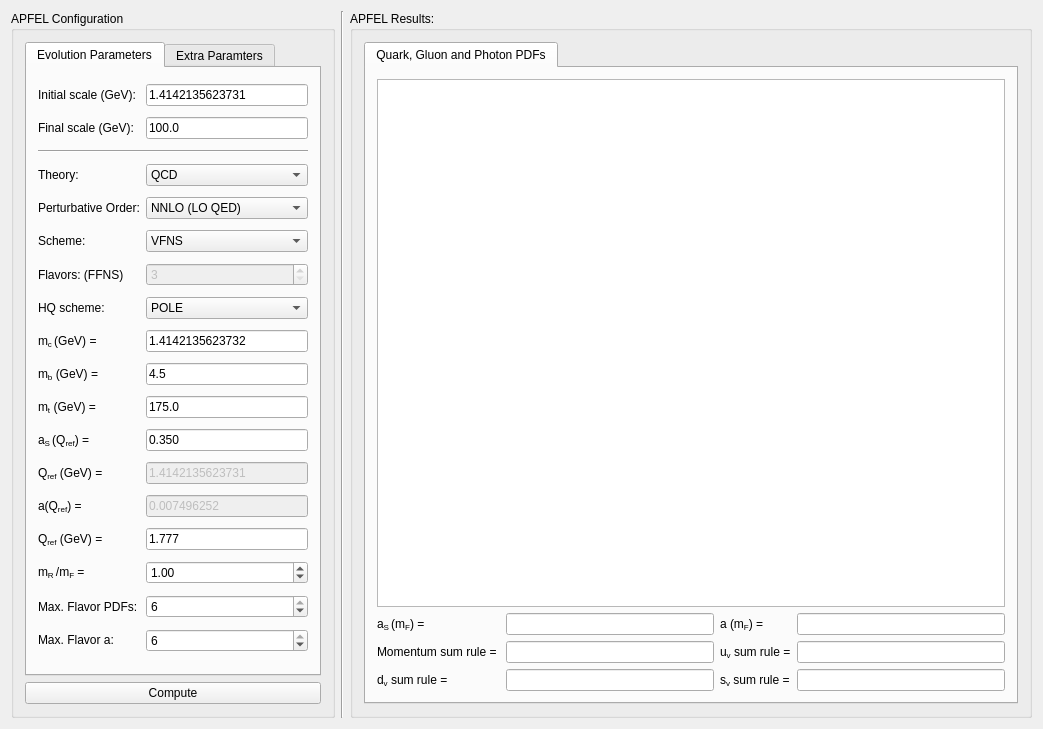
<?xml version="1.0" encoding="UTF-8"?>
<ui version="4.0">
 <class>MainWindow</class>
 <widget class="QMainWindow" name="MainWindow">
  <property name="geometry">
   <rect>
    <x>0</x>
    <y>0</y>
    <width>1043</width>
    <height>729</height>
   </rect>
  </property>
  <property name="sizePolicy">
   <sizepolicy hsizetype="Fixed" vsizetype="Fixed">
    <horstretch>0</horstretch>
    <verstretch>0</verstretch>
   </sizepolicy>
  </property>
  <property name="windowTitle">
   <string>APFEL GUI</string>
  </property>
  <property name="windowIcon">
   <iconset resource="resource.qrc">
    <normaloff>:/new/prefix1/logo.png</normaloff>:/new/prefix1/logo.png</iconset>
  </property>
  <widget class="QWidget" name="centralWidget">
   <layout class="QGridLayout" name="gridLayout_4">
    <item row="0" column="1">
     <widget class="Line" name="line">
      <property name="orientation">
       <enum>Qt::Vertical</enum>
      </property>
     </widget>
    </item>
    <item row="0" column="2">
     <widget class="QGroupBox" name="groupBox_2">
      <property name="title">
       <string>APFEL Results:</string>
      </property>
      <layout class="QGridLayout" name="gridLayout_2">
       <item row="0" column="0" colspan="2">
        <widget class="QTabWidget" name="tabWidget">
         <property name="minimumSize">
          <size>
           <width>650</width>
           <height>400</height>
          </size>
         </property>
         <property name="currentIndex">
          <number>0</number>
         </property>
         <widget class="QWidget" name="tab">
          <attribute name="title">
           <string>Quark, Gluon and Photon PDFs</string>
          </attribute>
          <layout class="QGridLayout" name="gridLayout_3">
           <item row="1" column="0">
            <widget class="QLabel" name="label_10">
             <property name="text">
              <string>&lt;html&gt;&lt;head/&gt;&lt;body&gt;&lt;p&gt;&lt;span style=&quot; font-family:'Symbol';&quot;&gt;a&lt;/span&gt;&lt;span style=&quot; vertical-align:sub;&quot;&gt;S &lt;/span&gt;(&lt;span style=&quot; font-family:'Symbol';&quot;&gt;m&lt;/span&gt;&lt;span style=&quot; vertical-align:sub;&quot;&gt;F&lt;/span&gt;) =&lt;/p&gt;&lt;/body&gt;&lt;/html&gt;</string>
             </property>
            </widget>
           </item>
           <item row="1" column="1">
            <widget class="QLineEdit" name="lineEdit_3">
             <property name="readOnly">
              <bool>true</bool>
             </property>
            </widget>
           </item>
           <item row="1" column="2">
            <widget class="QLabel" name="label_11">
             <property name="text">
              <string>&lt;html&gt;&lt;head/&gt;&lt;body&gt;&lt;p&gt;&lt;span style=&quot; font-family:'Symbol';&quot;&gt;a &lt;/span&gt;(&lt;span style=&quot; font-family:'Symbol';&quot;&gt;m&lt;/span&gt;&lt;span style=&quot; vertical-align:sub;&quot;&gt;F&lt;/span&gt;) =&lt;/p&gt;&lt;/body&gt;&lt;/html&gt;</string>
             </property>
            </widget>
           </item>
           <item row="1" column="3">
            <widget class="QLineEdit" name="lineEdit_4">
             <property name="readOnly">
              <bool>true</bool>
             </property>
            </widget>
           </item>
           <item row="2" column="0">
            <widget class="QLabel" name="label_12">
             <property name="text">
              <string>&lt;html&gt;&lt;head/&gt;&lt;body&gt;&lt;p&gt;Momentum sum rule = &lt;/p&gt;&lt;/body&gt;&lt;/html&gt;</string>
             </property>
            </widget>
           </item>
           <item row="2" column="1">
            <widget class="QLineEdit" name="lineEdit_5">
             <property name="readOnly">
              <bool>true</bool>
             </property>
            </widget>
           </item>
           <item row="2" column="2">
            <widget class="QLabel" name="label_13">
             <property name="text">
              <string>&lt;html&gt;&lt;head/&gt;&lt;body&gt;&lt;p&gt;u&lt;span style=&quot; vertical-align:sub;&quot;&gt;v&lt;/span&gt; sum rule =&lt;/p&gt;&lt;/body&gt;&lt;/html&gt;</string>
             </property>
            </widget>
           </item>
           <item row="2" column="3">
            <widget class="QLineEdit" name="lineEdit_6">
             <property name="readOnly">
              <bool>true</bool>
             </property>
            </widget>
           </item>
           <item row="3" column="0">
            <widget class="QLabel" name="label_14">
             <property name="text">
              <string>&lt;html&gt;&lt;head/&gt;&lt;body&gt;&lt;p&gt;d&lt;span style=&quot; vertical-align:sub;&quot;&gt;v&lt;/span&gt; sum rule =&lt;/p&gt;&lt;/body&gt;&lt;/html&gt;</string>
             </property>
            </widget>
           </item>
           <item row="3" column="1">
            <widget class="QLineEdit" name="lineEdit_7">
             <property name="readOnly">
              <bool>true</bool>
             </property>
            </widget>
           </item>
           <item row="3" column="2">
            <widget class="QLabel" name="label_15">
             <property name="text">
              <string>&lt;html&gt;&lt;head/&gt;&lt;body&gt;&lt;p&gt;s&lt;span style=&quot; vertical-align:sub;&quot;&gt;v&lt;/span&gt; sum rule =&lt;/p&gt;&lt;/body&gt;&lt;/html&gt;</string>
             </property>
            </widget>
           </item>
           <item row="3" column="3">
            <widget class="QLineEdit" name="lineEdit_8">
             <property name="readOnly">
              <bool>true</bool>
             </property>
            </widget>
           </item>
           <item row="0" column="0" colspan="4">
            <widget class="QGraphicsView" name="graphicsView">
             <property name="sizePolicy">
              <sizepolicy hsizetype="Preferred" vsizetype="Preferred">
               <horstretch>0</horstretch>
               <verstretch>0</verstretch>
              </sizepolicy>
             </property>
             <property name="minimumSize">
              <size>
               <width>628</width>
               <height>499</height>
              </size>
             </property>
            </widget>
           </item>
          </layout>
         </widget>
        </widget>
       </item>
      </layout>
     </widget>
    </item>
    <item row="0" column="0">
     <widget class="QGroupBox" name="groupBox">
      <property name="title">
       <string>APFEL Configuration</string>
      </property>
      <layout class="QGridLayout" name="gridLayout_7">
       <item row="1" column="0">
        <widget class="QPushButton" name="pushButton">
         <property name="text">
          <string>Compute</string>
         </property>
        </widget>
       </item>
       <item row="0" column="0">
        <widget class="QTabWidget" name="tabWidget_2">
         <property name="currentIndex">
          <number>0</number>
         </property>
         <widget class="QWidget" name="tab_3">
          <attribute name="title">
           <string>Evolution Parameters</string>
          </attribute>
          <layout class="QGridLayout" name="gridLayout_5">
           <item row="3" column="0">
            <widget class="QLabel" name="label_3">
             <property name="text">
              <string>Theory:</string>
             </property>
            </widget>
           </item>
           <item row="4" column="1">
            <widget class="QComboBox" name="comboBox_2">
             <property name="currentIndex">
              <number>2</number>
             </property>
             <item>
              <property name="text">
               <string>LO (LO QED)</string>
              </property>
             </item>
             <item>
              <property name="text">
               <string>NLO (LO QED)</string>
              </property>
             </item>
             <item>
              <property name="text">
               <string>NNLO (LO QED)</string>
              </property>
             </item>
            </widget>
           </item>
           <item row="8" column="0">
            <widget class="QLabel" name="label_20">
             <property name="text">
              <string>&lt;html&gt;&lt;head/&gt;&lt;body&gt;&lt;p&gt;m&lt;span style=&quot; vertical-align:sub;&quot;&gt;c &lt;/span&gt; (GeV) =&lt;/p&gt;&lt;/body&gt;&lt;/html&gt;</string>
             </property>
            </widget>
           </item>
           <item row="7" column="0">
            <widget class="QLabel" name="label_6">
             <property name="text">
              <string>HQ scheme:</string>
             </property>
            </widget>
           </item>
           <item row="9" column="0">
            <widget class="QLabel" name="label_21">
             <property name="text">
              <string>&lt;html&gt;&lt;head/&gt;&lt;body&gt;&lt;p&gt;m&lt;span style=&quot; vertical-align:sub;&quot;&gt;b&lt;/span&gt; (GeV) =&lt;/p&gt;&lt;/body&gt;&lt;/html&gt;</string>
             </property>
            </widget>
           </item>
           <item row="4" column="0">
            <widget class="QLabel" name="label_4">
             <property name="text">
              <string>Perturbative Order:</string>
             </property>
            </widget>
           </item>
           <item row="13" column="0">
            <widget class="QLabel" name="label_18">
             <property name="text">
              <string>&lt;html&gt;&lt;head/&gt;&lt;body&gt;&lt;p&gt;&lt;span style=&quot; font-family:'Symbol';&quot;&gt;a&lt;/span&gt;&lt;span style=&quot; vertical-align:sub;&quot;/&gt;(Q&lt;span style=&quot; vertical-align:sub;&quot;&gt;ref&lt;/span&gt;) =&lt;/p&gt;&lt;/body&gt;&lt;/html&gt;</string>
             </property>
            </widget>
           </item>
           <item row="14" column="0">
            <widget class="QLabel" name="label_19">
             <property name="text">
              <string>&lt;html&gt;&lt;head/&gt;&lt;body&gt;&lt;p&gt;Q&lt;span style=&quot; vertical-align:sub;&quot;&gt;ref&lt;/span&gt; (GeV) =&lt;/p&gt;&lt;/body&gt;&lt;/html&gt;</string>
             </property>
            </widget>
           </item>
           <item row="12" column="0">
            <widget class="QLabel" name="label_17">
             <property name="text">
              <string>&lt;html&gt;&lt;head/&gt;&lt;body&gt;&lt;p&gt;Q&lt;span style=&quot; vertical-align:sub;&quot;&gt;ref&lt;/span&gt; (GeV) =&lt;/p&gt;&lt;/body&gt;&lt;/html&gt;</string>
             </property>
            </widget>
           </item>
           <item row="7" column="1">
            <widget class="QComboBox" name="comboBox_4">
             <property name="enabled">
              <bool>true</bool>
             </property>
             <item>
              <property name="text">
               <string>POLE</string>
              </property>
             </item>
             <item>
              <property name="text">
               <string>MSbar</string>
              </property>
             </item>
            </widget>
           </item>
           <item row="16" column="1">
            <widget class="QSpinBox" name="spinBox_2">
             <property name="minimum">
              <number>3</number>
             </property>
             <property name="maximum">
              <number>6</number>
             </property>
             <property name="value">
              <number>6</number>
             </property>
            </widget>
           </item>
           <item row="5" column="0">
            <widget class="QLabel" name="label_5">
             <property name="text">
              <string>Scheme:</string>
             </property>
            </widget>
           </item>
           <item row="3" column="1">
            <widget class="QComboBox" name="comboBox">
             <item>
              <property name="text">
               <string>QCD</string>
              </property>
             </item>
             <item>
              <property name="text">
               <string>QED</string>
              </property>
             </item>
             <item>
              <property name="text">
               <string>QECDP</string>
              </property>
             </item>
             <item>
              <property name="text">
               <string>QCEDP</string>
              </property>
             </item>
             <item>
              <property name="text">
               <string>QavDP</string>
              </property>
             </item>
             <item>
              <property name="text">
               <string>QECDS</string>
              </property>
             </item>
             <item>
              <property name="text">
               <string>QCEDS</string>
              </property>
             </item>
             <item>
              <property name="text">
               <string>QavDS</string>
              </property>
             </item>
            </widget>
           </item>
           <item row="2" column="0" colspan="2">
            <widget class="Line" name="line_2">
             <property name="orientation">
              <enum>Qt::Horizontal</enum>
             </property>
            </widget>
           </item>
           <item row="17" column="0">
            <widget class="QLabel" name="label_25">
             <property name="text">
              <string>&lt;html&gt;&lt;head/&gt;&lt;body&gt;&lt;p&gt;Max. Flavor &lt;span style=&quot; font-family:'Symbol';&quot;&gt;a:&lt;/span&gt;&lt;/p&gt;&lt;/body&gt;&lt;/html&gt;</string>
             </property>
            </widget>
           </item>
           <item row="17" column="1">
            <widget class="QSpinBox" name="spinBox_3">
             <property name="minimum">
              <number>3</number>
             </property>
             <property name="maximum">
              <number>6</number>
             </property>
             <property name="value">
              <number>6</number>
             </property>
            </widget>
           </item>
           <item row="0" column="0">
            <widget class="QLabel" name="label">
             <property name="text">
              <string>Initial scale (GeV):</string>
             </property>
            </widget>
           </item>
           <item row="15" column="0">
            <widget class="QLabel" name="label_23">
             <property name="text">
              <string>&lt;html&gt;&lt;head/&gt;&lt;body&gt;&lt;p&gt;&lt;span style=&quot; font-family:'Symbol';&quot;&gt;m&lt;/span&gt;&lt;span style=&quot; vertical-align:sub;&quot;&gt;R &lt;/span&gt;/&lt;span style=&quot; vertical-align:sub;&quot;/&gt;&lt;span style=&quot; font-family:'Symbol';&quot;&gt;m&lt;/span&gt;&lt;span style=&quot; vertical-align:sub;&quot;&gt;F&lt;/span&gt; =&lt;/p&gt;&lt;/body&gt;&lt;/html&gt;</string>
             </property>
            </widget>
           </item>
           <item row="15" column="1">
            <widget class="QDoubleSpinBox" name="doubleSpinBox_10">
             <property name="value">
              <double>1.000000000000000</double>
             </property>
            </widget>
           </item>
           <item row="6" column="0">
            <widget class="QLabel" name="label_9">
             <property name="text">
              <string>Flavors: (FFNS)</string>
             </property>
            </widget>
           </item>
           <item row="16" column="0">
            <widget class="QLabel" name="label_24">
             <property name="text">
              <string>Max. Flavor PDFs:</string>
             </property>
            </widget>
           </item>
           <item row="10" column="0">
            <widget class="QLabel" name="label_22">
             <property name="text">
              <string>&lt;html&gt;&lt;head/&gt;&lt;body&gt;&lt;p&gt;m&lt;span style=&quot; vertical-align:sub;&quot;&gt;t&lt;/span&gt; (GeV) =&lt;/p&gt;&lt;/body&gt;&lt;/html&gt;</string>
             </property>
            </widget>
           </item>
           <item row="1" column="0">
            <widget class="QLabel" name="label_2">
             <property name="text">
              <string>Final scale (GeV):</string>
             </property>
            </widget>
           </item>
           <item row="11" column="0">
            <widget class="QLabel" name="label_16">
             <property name="text">
              <string>&lt;html&gt;&lt;head/&gt;&lt;body&gt;&lt;p&gt;&lt;span style=&quot; font-family:'Symbol';&quot;&gt;a&lt;/span&gt;&lt;span style=&quot; vertical-align:sub;&quot;&gt;S &lt;/span&gt;(Q&lt;span style=&quot; vertical-align:sub;&quot;&gt;ref&lt;/span&gt;) =&lt;/p&gt;&lt;/body&gt;&lt;/html&gt;</string>
             </property>
            </widget>
           </item>
           <item row="6" column="1">
            <widget class="QSpinBox" name="spinBox">
             <property name="enabled">
              <bool>false</bool>
             </property>
             <property name="minimum">
              <number>3</number>
             </property>
             <property name="maximum">
              <number>6</number>
             </property>
            </widget>
           </item>
           <item row="5" column="1">
            <widget class="QComboBox" name="comboBox_3">
             <item>
              <property name="text">
               <string>VFNS</string>
              </property>
             </item>
             <item>
              <property name="text">
               <string>FFNS</string>
              </property>
             </item>
            </widget>
           </item>
           <item row="1" column="1">
            <widget class="QLineEdit" name="lineEdit_9">
             <property name="text">
              <string>100.0</string>
             </property>
            </widget>
           </item>
           <item row="0" column="1">
            <widget class="QLineEdit" name="lineEdit_2">
             <property name="text">
              <string>1.4142135623731</string>
             </property>
            </widget>
           </item>
           <item row="8" column="1">
            <widget class="QLineEdit" name="lineEdit_10">
             <property name="text">
              <string>1.4142135623732</string>
             </property>
            </widget>
           </item>
           <item row="9" column="1">
            <widget class="QLineEdit" name="lineEdit_11">
             <property name="text">
              <string>4.5</string>
             </property>
            </widget>
           </item>
           <item row="10" column="1">
            <widget class="QLineEdit" name="lineEdit_12">
             <property name="text">
              <string>175.0</string>
             </property>
            </widget>
           </item>
           <item row="11" column="1">
            <widget class="QLineEdit" name="lineEdit_13">
             <property name="text">
              <string>0.350</string>
             </property>
            </widget>
           </item>
           <item row="12" column="1">
            <widget class="QLineEdit" name="lineEdit_14">
             <property name="enabled">
              <bool>false</bool>
             </property>
             <property name="text">
              <string>1.4142135623731</string>
             </property>
            </widget>
           </item>
           <item row="13" column="1">
            <widget class="QLineEdit" name="lineEdit_15">
             <property name="enabled">
              <bool>false</bool>
             </property>
             <property name="text">
              <string>0.007496252</string>
             </property>
            </widget>
           </item>
           <item row="14" column="1">
            <widget class="QLineEdit" name="lineEdit_16">
             <property name="text">
              <string>1.777</string>
             </property>
            </widget>
           </item>
          </layout>
         </widget>
         <widget class="QWidget" name="tab_4">
          <attribute name="title">
           <string>Extra Paramters</string>
          </attribute>
          <layout class="QGridLayout" name="gridLayout_6">
           <item row="2" column="0" colspan="2">
            <widget class="Line" name="line_3">
             <property name="orientation">
              <enum>Qt::Horizontal</enum>
             </property>
            </widget>
           </item>
           <item row="1" column="1">
            <widget class="QSpinBox" name="spinBox_4">
             <property name="maximum">
              <number>1000</number>
             </property>
            </widget>
           </item>
           <item row="1" column="0">
            <widget class="QLabel" name="label_26">
             <property name="text">
              <string>Replica:</string>
             </property>
            </widget>
           </item>
           <item row="0" column="0">
            <widget class="QLabel" name="label_7">
             <property name="text">
              <string>Input LHgrid:</string>
             </property>
            </widget>
           </item>
           <item row="0" column="1">
            <widget class="QLineEdit" name="lineEdit">
             <property name="toolTip">
              <string>&lt;html&gt;&lt;head/&gt;&lt;body&gt;&lt;p&gt;Use ToyLH for internal PDFs. Use the .LHgrid prefix for LHAPDF sets.&lt;/p&gt;&lt;/body&gt;&lt;/html&gt;</string>
             </property>
             <property name="text">
              <string>ToyLH</string>
             </property>
            </widget>
           </item>
           <item row="3" column="0">
            <spacer name="verticalSpacer">
             <property name="orientation">
              <enum>Qt::Vertical</enum>
             </property>
             <property name="sizeHint" stdset="0">
              <size>
               <width>20</width>
               <height>40</height>
              </size>
             </property>
            </spacer>
           </item>
          </layout>
         </widget>
        </widget>
       </item>
      </layout>
     </widget>
    </item>
   </layout>
   <zorder>groupBox</zorder>
   <zorder>groupBox_2</zorder>
   <zorder>line</zorder>
  </widget>
  <widget class="QMenuBar" name="menuBar">
   <property name="geometry">
    <rect>
     <x>0</x>
     <y>0</y>
     <width>1043</width>
     <height>25</height>
    </rect>
   </property>
  </widget>
 </widget>
 <layoutdefault spacing="6" margin="11"/>
 <resources>
  <include location="resource.qrc"/>
 </resources>
 <connections/>
</ui>
